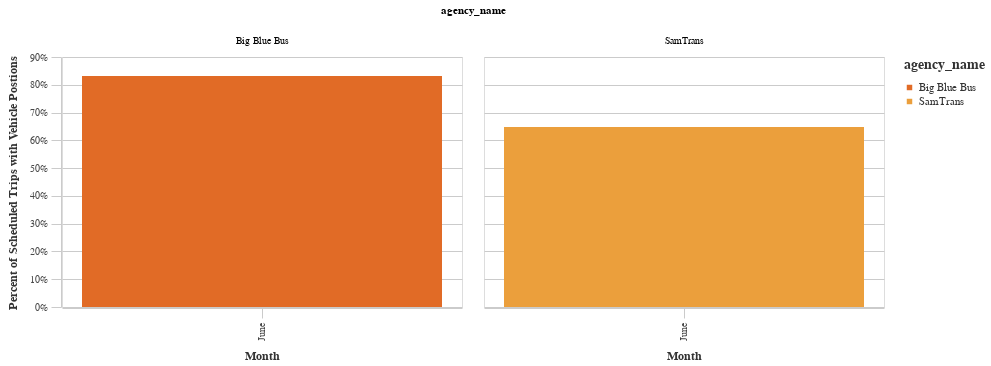

The notebook cell this image was saved under:
### Code cell
bar = alt.Chart(utils.groupby_twocol(day_pct, 'agency_name', 'month', 'pct_w_vp', 'month')).mark_bar().encode(
    x=alt.X('month', title=utils.labeling('month'), sort=cats_month),
    y=alt.Y('avg:Q', title=utils.labeling('pct_w_vp'), axis=alt.Axis(format='%')),
        color=alt.Color(
                'agency_name',
                scale=alt.Scale(range=altair_utils.CALITP_DIVERGING_COLORS)),
    column = 'agency_name')
chart = styleguide.preset_chart_config(bar)
chart

### Figure 1 — Vega-Lite specification as saved in the notebook (floating-point values rounded to 4 significant figures)
{"config": {"view": {"continuousWidth": 400, "continuousHeight": 300}, "axis": {"domainColor": "#cbcbcb", "grid": true, "gridColor": "#cbcbcb", "gridWidth": 1, "labelColor": "#474747", "labelFont": "Nunito Sans", "labelFontSize": 10, "labelPadding": 4, "tickColor": "#cbcbcb", "tickSize": 10, "titleColor": "#333", "titleFont": "Raleway", "titleFontSize": 12, "titlePadding": 10}, "axisBand": {"grid": false}, "background": "white", "font": "Raleway", "header": {"labelFont": "Nunito Sans", "titleFont": "Raleway"}, "legend": {"labelColor": "#333", "labelFont": "Nunito Sans", "labelFontSize": 11, "labelLimit": 0, "padding": 1, "symbolSize": 30, "symbolType": "square", "titleColor": "#333", "titleFont": "Raleway", "titleFontSize": 14, "titlePadding": 10}, "title": {"anchor": "middle", "font": "Raleway", "fontSize": 18, "fontWeight": 300, "offset": 20}}, "data": {"name": "data-dc615f37385b68afec847ab57530b300"}, "mark": "bar", "encoding": {"color": {"field": "agency_name", "scale": {"range": ["#E16B26", "#EB9F3C", "#f6e7e1", "#8CBCCB", "#2EA8CE", "#136C97"]}, "type": "nominal"}, "column": {"field": "agency_name", "type": "nominal"}, "x": {"field": "month", "sort": ["January", "February", "March", "April", "May", "June", "July", "August", "September", "October", "November", "December"], "title": "Month", "type": "nominal"}, "y": {"axis": {"format": "%"}, "field": "avg", "title": "Percent of Scheduled Trips with Vehicle Postions", "type": "quantitative"}}, "height": 250, "width": 400, "$schema": "https://vega.github.io/schema/vega-lite/v4.17.0.json", "datasets": {"data-dc615f37385b68afec847ab57530b300": [{"agency_name": "Big Blue Bus", "month": "June", "avg": 0.8317}, {"agency_name": "SamTrans", "month": "June", "avg": 0.6481}]}}
